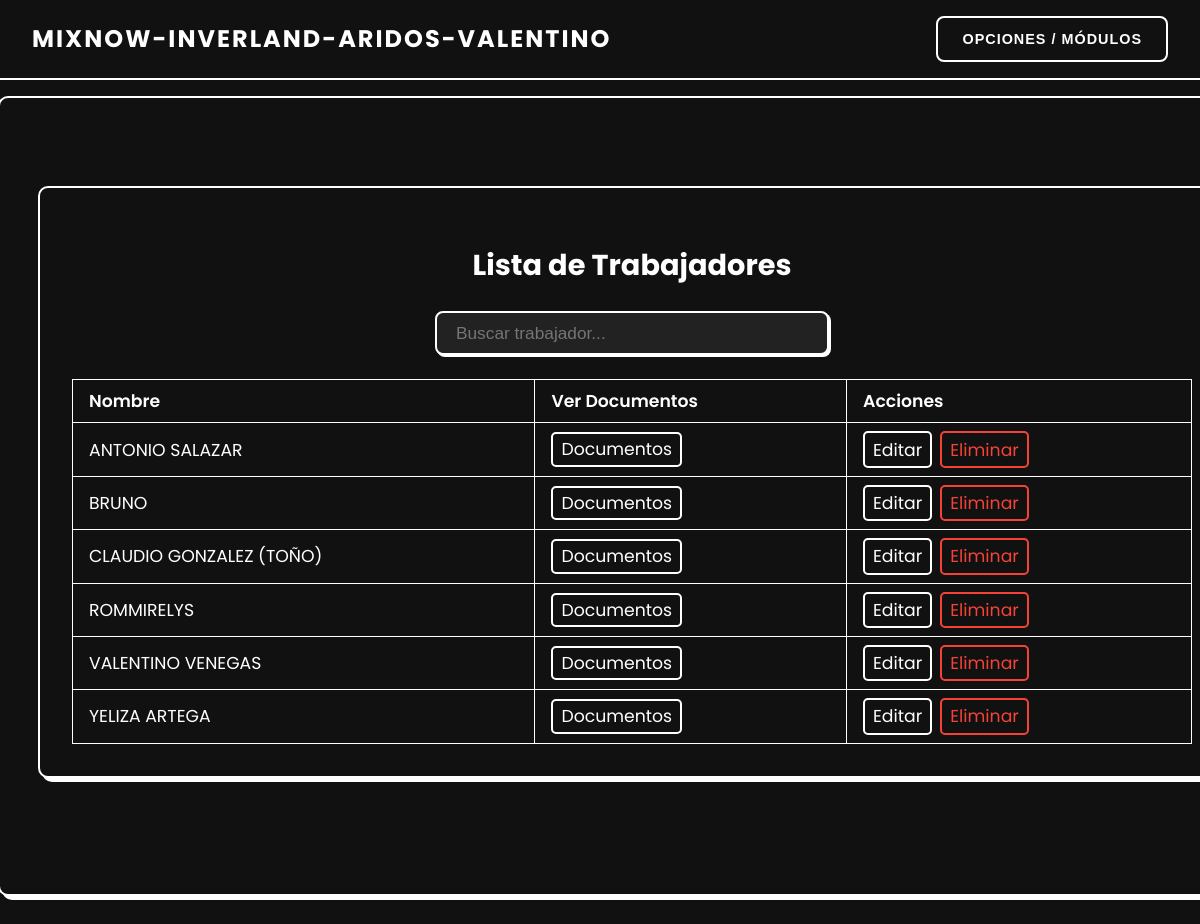
/trabajadores/1/ (signed in), run on the app's committed database.
### app/models.py (models this page shows, shortened)
class Trabajadores(models.Model):
    nombre = models.CharField(max_length=100)
    empresa = models.ForeignKey(Empresas, on_delete=models.CASCADE, related_name='trabajadores')

### app/views.py (the view)
# urls.py: path('trabajadores/<int:empresa_id>/', views.Listar_Trabajadores.as_view(), name='listar_trabajadores'),
@method_decorator(user_passes_test(lambda u: u.is_superuser), name='dispatch')
class Listar_Trabajadores(ListView):
    model = Trabajadores
    template_name = "clientes/listar_trabajadores.html"
    context_object_name = "trabajadores"
    def get_queryset(self):
        empresa_id = self.kwargs['empresa_id']
        return Trabajadores.objects.filter(empresa_id=empresa_id)
    def get_context_data(self, **kwargs):
        context = super().get_context_data(**kwargs)
        empresa_id = self.kwargs['empresa_id']
        context['empresa'] = Empresas.objects.get(id=empresa_id)
        return context

### app/templates/clientes/listar_trabajadores.html (shortened to what this page needs)
{% extends "clientes/base.html" %}
{% load static %}
{% block content %}
<div class="wrapper">
    <div class="card-lista">
        <h2 class="title">Lista de Trabajadores</h2>
        <input type="text" id="searchInput" class="search-bar" placeholder="Buscar trabajador...">
        {% if trabajadores %}
        <table class="table" id="clientesTable">
            <thead>
                <tr>
                    <th>Nombre</th>
                    <th>Ver Documentos</th>
                    <th>Acciones</th>
                </tr>
            </thead>
            <tbody>
                {% for t in trabajadores %}
                <tr>
                    <td>{{ t.nombre }}</td>
                    <td>
                        <a href="{% url 'documentos_trabajador' t.id %}" class="btn">Documentos</a>
                    </td>
                    <td>
                        <div style="display: flex; gap: 0.5rem;">
                            <a href="{% url 'editar_trabajadores' t.id %}" class="btn">Editar</a>
                            <a href="{% url 'eliminar_trabajadores' t.id %}" class="btn btn-danger">Eliminar</a>
                        </div>
                    </td>
                </tr>
                {% endfor %}
            </tbody>
        </table>
        {% else %}
        <p class="no-data">No hay trabajadores registrados</p>
        {% endif %}
    </div>
</div>
{% endblock %}

### app/templates/clientes/listar_trabajadores.html (style rules this page uses)
.wrapper { display: flex; justify-content: center; align-items: center; padding: 2rem; font-family: 'Poppins', sans-serif; background-color: #111; min-height: 80vh; max-width: 105rem; margin: 0 auto; }
.card-lista { background-color: #111; border: 0.125rem solid #fff; border-radius: 0.625rem; padding: 2rem; box-shadow: 0.25rem 0.25rem #fff; color: #fff; max-width: 100rem; }
.title { font-size: 1.8rem; font-weight: 700; margin-bottom: 1.5rem; text-align: center; }
.table { width: 100%; min-width: 70rem; border-collapse: collapse; margin-top: 1rem; font-size: 1.08rem; }
.table th, .table td { border: 0.0625rem solid #fff; padding: 0.5rem 1rem; text-align: left; }
.table th { font-weight: 600; }
.btn { padding: 0.2rem 0.5rem; border: 0.125rem solid #fff; border-radius: 0.3125rem; color: #fff; background-color: transparent; cursor: pointer; text-decoration: none; transition: all 0.3s; }
.btn-danger { border-color: #f44336; color: #f44336; }
.search-bar { display: block; width: 100%; max-width: 22rem; margin: 0 auto 1.5rem auto; padding: 0.6rem 1.2rem; border: 0.125rem solid #fff; border-radius: 0.5rem; background: #222; color: #fff; font-size: 1.08rem; box-shadow: 0.125rem 0.125rem #fff; transition: border-color 0.3s, box-shadow 0.3s; }

### app/templates/clientes/base.html (style rules this page uses)
html, body { overflow-x: hidden; box-sizing: border-box; }
body { margin: 0; font-family: 'Poppins', sans-serif; background-color: #111; color: #fff; }

### data on the page
Trabajadores: nombre "ANTONIO SALAZAR"
Trabajadores: nombre "BRUNO"
Trabajadores: nombre "CLAUDIO GONZALEZ (TOÑO)"
Trabajadores: nombre "ROMMIRELYS"
Trabajadores: nombre "VALENTINO VENEGAS"
Trabajadores: nombre "YELIZA ARTEGA"
